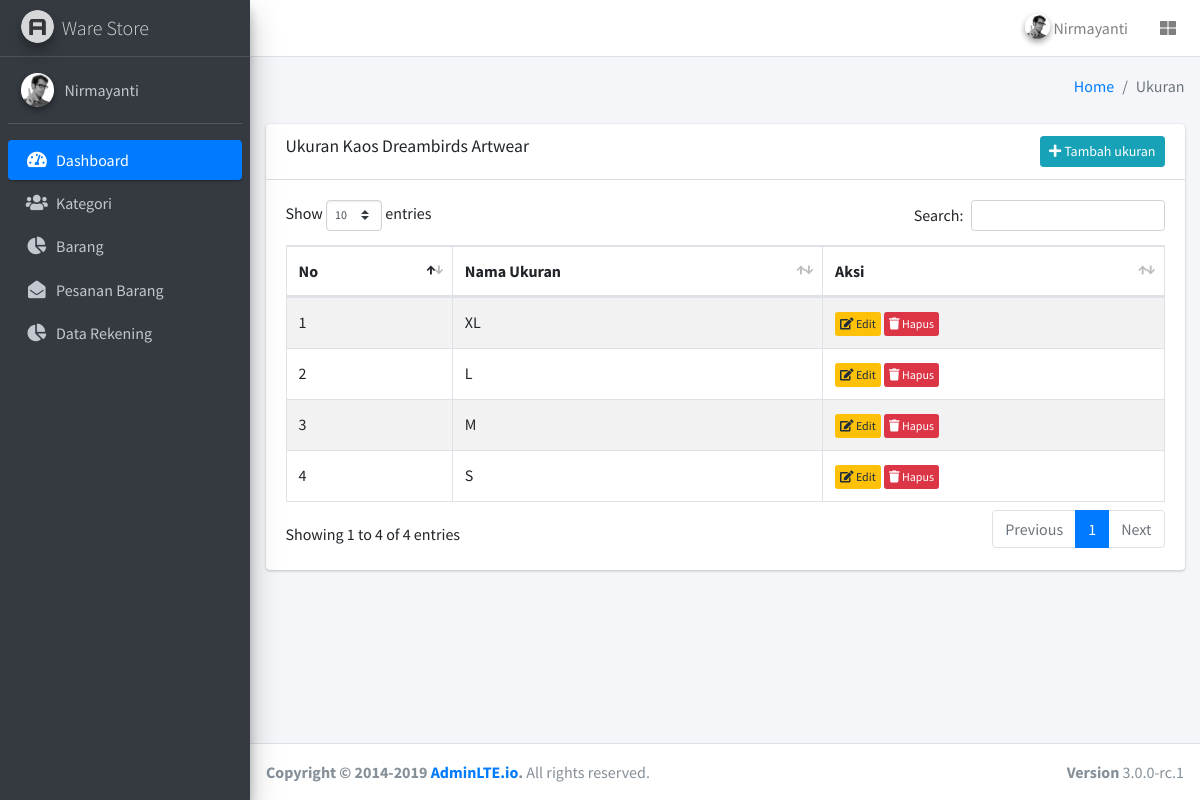
The app's page /admin/index.php?hal=ukuran&&id=2 (signed in) with its own data.
### tables this page shows
CREATE TABLE `tbl_barang` (
  `id_barang` int(11) NOT NULL,
  `merek_barang` varchar(200) NOT NULL,
  `harga` int(11) NOT NULL,
  `deskripsi` text NOT NULL,
  `stok` int(11) NOT NULL,
  `id_kategori` int(11) NOT NULL,
  `id_admin` int(11) NOT NULL
);

CREATE TABLE `tbl_ukuran` (
  `id_ukuran` int(11) NOT NULL,
  `id_barang` int(11) NOT NULL,
  `ukuran` varchar(4) NOT NULL
);

### admin/halaman/ukuran.php (the view, shortened to what this page needs)
<?php
       $q=mysqli_query($koneksi,"SELECT * FROM tbl_barang Where id_barang='$_GET[id]'");
        $d=mysqli_fetch_array($q);
    if (empty($_GET['act'])) {
?>
        <section class="content-header">
            <div class="container-fluid">
                <div class="row mb-2">
                <div class="col-sm-6">
                </div>
                <div class="col-sm-6">
                    <ol class="breadcrumb float-sm-right">
                    <li class="breadcrumb-item"><a href="index.php">Home</a></li>
                    <li class="breadcrumb-item active">Ukuran</li>
                    </ol>
                </div>
                </div>
            </div>
        </section>
        <section class="content">
            <div class="container-fluid">
                <div class="row">
                    <div class="col-12">
                        <div class="card">
                            <div class="card-header">
                                <h3 class="card-title">Ukuran <?php echo $d['merek_barang']; ?></h3>
                                <a href="?hal=ukuran&act=tambah&id=<?php echo $_GET['id'] ?>" class="btn btn-info btn-sm float-right""> <i class="fa fa-plus"></i> Tambah ukuran</a>
                            </div>
                            <div class="card-body">
                                <table id="example1" class="table table-bordered table-striped">
                                    <thead>
                                        <tr>
                                            <th>No</th>
                                            <th>Nama Ukuran</th>
                                            <th>Aksi</th>
                                        </tr>
                                    </thead>
                                    <tbody>
                                        <?php
                                        $no=1;
                                        $query= mysqli_query($koneksi,"SELECT * FROM tbl_ukuran where id_barang='$_GET[id]'");
                                            while ($data=mysqli_fetch_array($query)) {
                                        ?>
                                            <tr>
                                                <td><?php echo $no++;?> </td>
                                                <td><?php echo $data['ukuran'];?></td>
                                                <td>
                                                     <a href="?hal=ukuran&act=edit&idu=<?php echo $data['id_ukuran'];?>&id=<?php echo $_GET['id'] ?>" class="btn btn-warning btn-xs"> <i class="fas fa-edit"></i> Edit</a>
                                                    <a href="?hal=ukuran&hapus=<?php echo $data['id_ukuran'];?>&id=<?php echo $_GET['id'] ?>" class="btn btn-danger btn-xs" onclick = "return confirm('Yakin Data Akan Dihapus');"> <i class="fas fa-trash"></i> Hapus</a>
                                                </td>
                                            </tr>
                                        <?php
                                            }
                                        ?>
                                </table>
                            </div>
                        </div>
                    </div>
                </div>
            </div>
        </section>
<?php
    }
        ?>

### admin/halaman/nav.php (shortened to what this page needs)
<nav class="main-header navbar navbar-expand navbar-white navbar-light">
    <ul class="navbar-nav ml-auto">
    <li class="nav-item dropdown user-menu">
        <a href="#" class="nav-link dropdown-toggle" data-toggle="dropdown">
          <img src="assets/dist/img/user2-160x160.jpg" class="user-image img-circle elevation-2" alt="User Image">
          <span class="d-none d-md-inline"><?php echo $nama;?></span>
        </a>
      </li>
      <li class="nav-item">
        <a class="nav-link" data-widget="control-sidebar" data-slide="true" href="#" role="button">
          <i class="fas fa-th-large"></i>
        </a>
      </li>
    </ul>
  </nav>

### admin/halaman/sidebar.php
<aside class="main-sidebar sidebar-dark-primary elevation-4">
    <a href="index.php" class="brand-link">
      <img src="assets/dist/img/AdminLTELogo.png" alt="AdminLTE Logo" class="brand-image img-circle elevation-3"
           style="opacity: .8">
      <span class="brand-text font-weight-light">Ware Store</span>
    </a>
    <div class="sidebar">
      <div class="user-panel mt-3 pb-3 mb-3 d-flex">
        <div class="image">
          <img src="assets/dist/img/user2-160x160.jpg" class="img-circle elevation-2" alt="User Image">
        </div>
        <div class="info">
          <a href="#" class="d-block"><?php echo $nama;?></a>
        </div>
      </div>
      <nav class="mt-2">
        <ul class="nav nav-pills nav-sidebar flex-column" data-widget="treeview" role="menu" data-accordion="false">
          <li class="nav-item ">
            <a href="index.php" class="nav-link active">
              <i class="nav-icon fas fa-tachometer-alt"></i>
              <p>
                Dashboard
              </p>
            </a>
          </li>
          <li class="nav-item">
            <a href="?hal=kategori" class="nav-link">
              <i class="nav-icon fas fa-users"></i>
              <p>
                Kategori
              </p>
            </a>
          </li>
          <li class="nav-item">
            <a href="?hal=barang" class="nav-link">
              <i class="nav-icon fas fa-chart-pie"></i>
              <p>
                Barang
              </p>
            </a>
          </li>
          <li class="nav-item">
            <a href="?hal=pesanan" class="nav-link">
              <i class="nav-icon fas fa-envelope-open"></i>
              <p>
                Pesanan Barang
              </p>
            </a>
          </li>
          <li class="nav-item">
            <a href="?hal=daftar_bank" class="nav-link">
              <i class="nav-icon fas fa-chart-pie"></i>
              <p>
                Data Rekening
              </p>
            </a>
          </li>
        </ul>
      </nav>
    </div>
  </aside>

### records on screen
tbl_barang: merek_barang "Kaos Dreambirds Artwear"
tbl_ukuran: ukuran "XL"
tbl_ukuran: ukuran "L"
tbl_ukuran: ukuran "M"
tbl_ukuran: ukuran "S"

### other values on screen
$nama "Nirmayanti"
